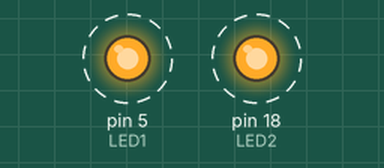
Simulated run of this sketch. Board: Arduino Uno, built with avr-gcc and run on an emulated ATmega328P. On the bench: output pins drawn as LEDs (lit = HIGH). Dashed ring = blinking.

Above: at 5.05 s.
Timing chart, 0 to 8.0 s (numbered marks = the images above):
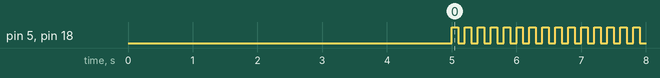

The sketch:

PRUEBA_LEDS.ino
```cpp
#define LED1 5
#define LED2 18

void setup() {
  // put your setup code here, to run once:
pinMode(LED1,OUTPUT);
pinMode(LED2,OUTPUT);
delay(5000);
}

void loop() {
  // put your main code here, to run repeatedly:
digitalWrite(LED1, HIGH);
digitalWrite(LED2, HIGH);
delay(100);
digitalWrite(LED1, LOW);
digitalWrite(LED2, LOW);
delay(100);
}
```

Measured:
- by itself, pin 5 (LED1), pin 18 (LED2): alternates HIGH for 0.10 s and LOW for 0.10 s
